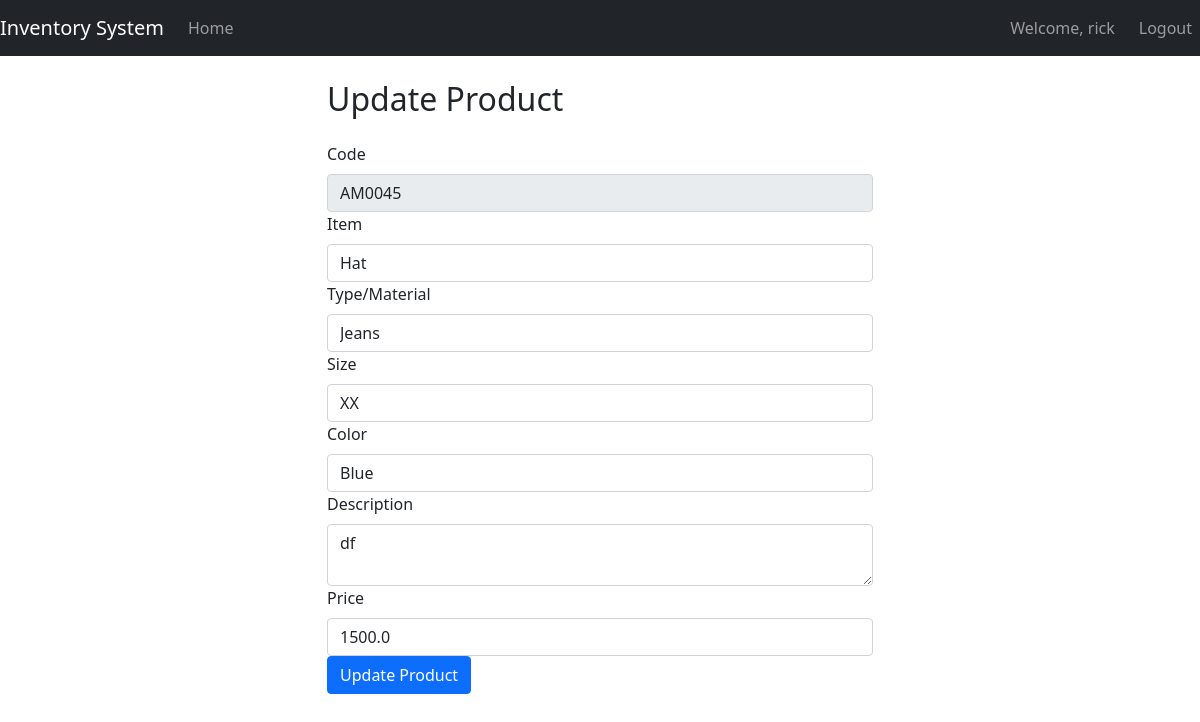
/update_product/AM0045 (signed in), run on the app's committed database.
### STORE/models.py (models this page shows, shortened)
class User(UserMixin, db.Model):
    id = db.Column(db.Integer, primary_key=True)
    username = db.Column(db.String(64), index=True, unique=True, nullable=False)
    email = db.Column(db.String(120), index=True, unique=True, nullable=False)
    password_hash = db.Column(db.String(128), nullable=False)

class Product(db.Model):
    code = db.Column(db.String(20), primary_key=True, unique=True, nullable=False, index=True)  # Index added to code column
    item = db.Column(db.String(100), nullable=False)
    type_material = db.Column(db.String(100), nullable=False)
    size = db.Column(db.String(20), nullable=False)
    color = db.Column(db.String(50), nullable=False)
    description = db.Column(db.Text, nullable=False)
    price = db.Column(db.Float, nullable=False)
    quantity = db.Column(db.Integer, nullable=False, default=1)  # Default quantity set to 1
    sales = relationship('Sale', backref='product', lazy=True)  # Relationship with Sale model

### STORE/routes.py (the view)
@app.route('/update_product/<string:code>', methods=['GET', 'POST'])
@login_required
def update_product(code):
    product = Product.query.filter_by(code=code).first_or_404()
    form = ProductForm(obj=product)
    if form.validate_on_submit():
        form.populate_obj(product)
        db.session.commit()
        flash('Product updated successfully!', 'success')
        return redirect(url_for('index'))
    return render_template('update_product.html', form=form, product=product)

### STORE/forms.py
class ProductForm(FlaskForm):
    code = StringField('Code', validators=[DataRequired()])
    item = StringField('Item', validators=[DataRequired()])
    type_material = StringField('Type/Material', validators=[DataRequired()])
    size = StringField('Size', validators=[DataRequired()])
    color = StringField('Color', validators=[DataRequired()])
    description = TextAreaField('Description', validators=[DataRequired()])
    price = FloatField('Price', validators=[DataRequired(), NumberRange(min=0)])
    submit = SubmitField('Submit')

### STORE/__init__.py (called while the page is built)
@login_manager.user_loader
def load_user(user_id):
    return User.query.get(int(user_id))

### STORE/templates/update_product.html (shortened to what this page needs)
{% extends "base.html" %}
{% block content %}
    <div class="row justify-content-center">
        <div class="col-md-6">
            <h2 class="mb-4">Update Product</h2>
            <form method="POST" action="{{ url_for('update_product', code=product.code) }}">
                <div class="form-group">
                    {{ form.code.label(class="form-label") }}
                    {{ form.code(class="form-control", readonly=true) }}
                </div>
                <div class="form-group">
                    {{ form.item.label(class="form-label") }}
                    {{ form.item(class="form-control") }}
                </div>
                <div class="form-group">
                    {{ form.type_material.label(class="form-label") }}
                    {{ form.type_material(class="form-control") }}
                </div>
                <div class="form-group">
                    {{ form.size.label(class="form-label") }}
                    {{ form.size(class="form-control") }}
                </div>
                <div class="form-group">
                    {{ form.color.label(class="form-label") }}
                    {{ form.color(class="form-control") }}
                </div>
                <div class="form-group">
                    {{ form.description.label(class="form-label") }}
                    {{ form.description(class="form-control") }}
                </div>
                <div class="form-group">
                    {{ form.price.label(class="form-label") }}
                    {{ form.price(class="form-control") }}
                </div>
                <button type="submit" class="btn btn-primary">Update Product</button>
            </form>
        </div>
    </div>
{% endblock %}

### STORE/templates/base.html (shortened to what this page needs)
<!DOCTYPE html>
<html lang="en">
<head>
    <link href="https://cdn.jsdelivr.net/npm/bootstrap@5.0.2/dist/css/bootstrap.min.css" rel="stylesheet">
</head>
<body>
    <nav class="navbar navbar-expand-lg navbar-dark bg-dark">
        <a class="navbar-brand" href="{{ url_for('index') }}">Inventory System</a>
        <div class="collapse navbar-collapse" id="navbarNav">
            <ul class="navbar-nav">
                {% if request.path != '/' and request.path != '/login' and request.path != '/register' %}
                <li class="nav-item">
                    <a class="nav-link" href="{{ url_for('index') }}">Home</a>
                </li>
                {% endif %}
            </ul>
        </div>
        <div class="navbar-nav ml-auto">
            {% if current_user.is_authenticated %}
                {% if request.path != '/' %}
                    <span class="navbar-text me-3">Welcome, {{ current_user.username }}</span>
                    <a href="{{ url_for('logout') }}" class="nav-item nav-link">Logout</a>
                {% endif %}
            {% else %}
                {% if request.path != '/' and request.path != '/login' and request.path != '/register' %}
                    <a href="{{ url_for('login') }}" class="nav-item nav-link">Login</a>
                {% endif %}
            {% endif %}
        </div>
    </nav>
    <div class="container mt-4">
        {% block content %}
        {% endblock %}
    </div>
</body>
</html>

### data on the page
User: username "rick"
Product: code "AM0045", item "Hat", type_material "Jeans", size "XX", color "Blue", description "df", price "1500.0"
